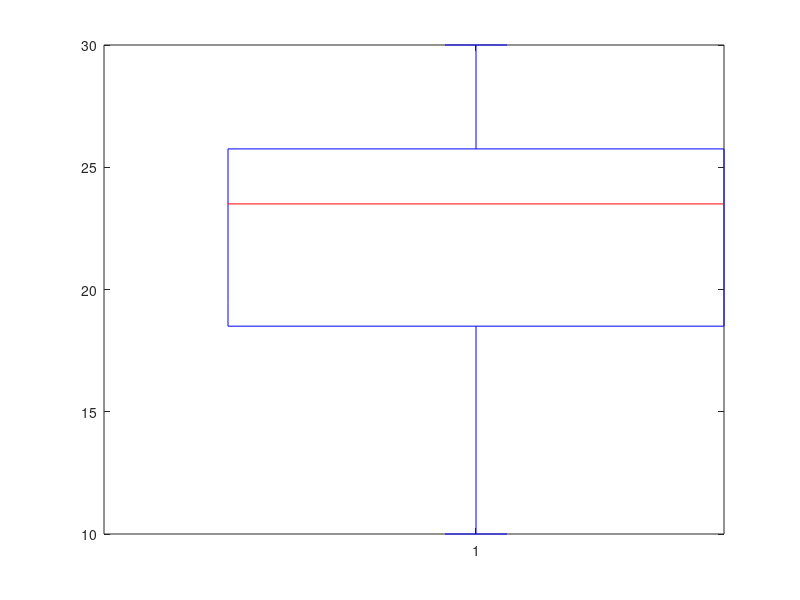

This chart was generated by the following MATLAB code: (Note: this script raises an error after producing the figure.)
clear;clc;

A = [25, 22, 10, 28, 20, 14, 25, 30]

boxplot(A)

gem = mean(A)
sig = std(A)

test_cdf = makedist("Normal"','mu',gem,'sigma',sig)
[h,p, D]=kstest(A,'CDF',test_cdf)
